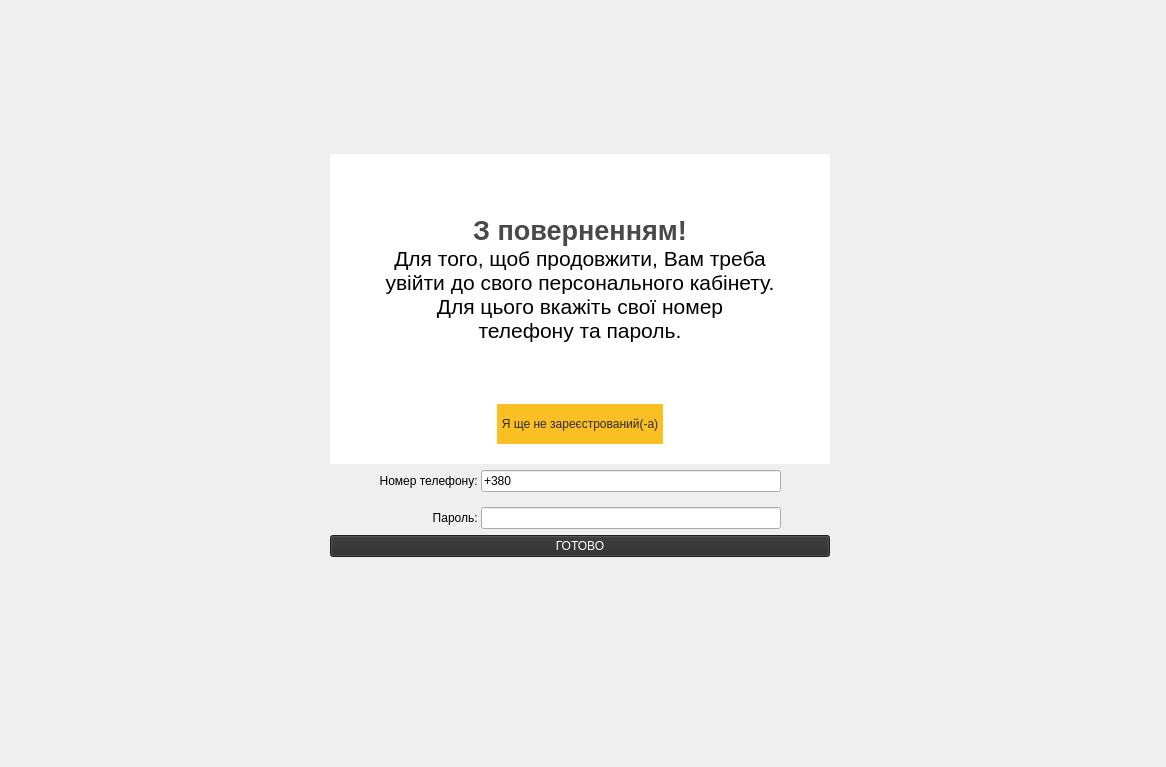
<?xml version="1.0" encoding="UTF-8"?>
<ui version="4.0">
 <class>AuthorizTeacher</class>
 <widget class="QDialog" name="AuthorizTeacher">
  <property name="geometry">
   <rect>
    <x>0</x>
    <y>0</y>
    <width>1166</width>
    <height>767</height>
   </rect>
  </property>
  <property name="windowTitle">
   <string>Dialog</string>
  </property>
  <layout class="QGridLayout" name="gridLayout">
   <item row="5" column="1">
    <spacer name="verticalSpacer_2">
     <property name="orientation">
      <enum>Qt::Vertical</enum>
     </property>
     <property name="sizeHint" stdset="0">
      <size>
       <width>20</width>
       <height>40</height>
      </size>
     </property>
    </spacer>
   </item>
   <item row="1" column="1">
    <layout class="QVBoxLayout" name="verticalLayout">
     <property name="spacing">
      <number>0</number>
     </property>
     <item>
      <widget class="QLabel" name="infoLabel">
       <property name="minimumSize">
        <size>
         <width>500</width>
         <height>250</height>
        </size>
       </property>
       <property name="styleSheet">
        <string notr="true">font: 15pt &quot;Yu Gothic UI Light&quot;;
background-color: rgb(255, 255, 255);</string>
       </property>
       <property name="text">
        <string>&lt;html&gt;&lt;head/&gt;&lt;body&gt;&lt;p align=&quot;center&quot;&gt;&lt;span style=&quot; font-size:20pt; font-weight:600; color:#4a4849;&quot;&gt;З поверненням!&lt;/span&gt;&lt;span style=&quot; font-size:16pt;&quot;&gt;&lt;br/&gt;Для того, щоб продовжити, Вам треба &lt;br/&gt;увійти до свого персонального кабінету.&lt;br/&gt;Для цього вкажіть свої номер &lt;br/&gt;телефону та пароль.&lt;/span&gt;&lt;/p&gt;&lt;/body&gt;&lt;/html&gt;</string>
       </property>
      </widget>
     </item>
     <item>
      <layout class="QHBoxLayout" name="horizontalLayout">
       <property name="spacing">
        <number>0</number>
       </property>
       <item>
        <widget class="QLabel" name="h_spacer_2">
         <property name="styleSheet">
          <string notr="true">background-color: rgb(255, 255, 255);</string>
         </property>
         <property name="text">
          <string/>
         </property>
        </widget>
       </item>
       <item>
        <widget class="QPushButton" name="registrationButton">
         <property name="minimumSize">
          <size>
           <width>0</width>
           <height>40</height>
          </size>
         </property>
         <property name="styleSheet">
          <string notr="true">#registrationButton {

background-color:rgb(250, 191, 35);
color: rgb(45, 44, 44);
font: 10pt &quot;Yu Gothic UI Semilight&quot;;
border: 0px;}

#registrationButton:hover{
background-color: rgb(45, 44, 44);
color: white;
font: 10pt &quot;Yu Gothic UI Semilight&quot;;}</string>
         </property>
         <property name="text">
          <string> Я ще не зареєстрований(-а) </string>
         </property>
        </widget>
       </item>
       <item>
        <widget class="QLabel" name="h_spacer">
         <property name="styleSheet">
          <string notr="true">background-color: rgb(255, 255, 255);</string>
         </property>
         <property name="text">
          <string/>
         </property>
        </widget>
       </item>
      </layout>
     </item>
     <item>
      <widget class="QLabel" name="v_spacer">
       <property name="minimumSize">
        <size>
         <width>0</width>
         <height>20</height>
        </size>
       </property>
       <property name="styleSheet">
        <string notr="true">background-color: rgb(255, 255, 255);</string>
       </property>
       <property name="text">
        <string/>
       </property>
      </widget>
     </item>
    </layout>
   </item>
   <item row="1" column="0">
    <spacer name="horizontalSpacer">
     <property name="orientation">
      <enum>Qt::Horizontal</enum>
     </property>
     <property name="sizeHint" stdset="0">
      <size>
       <width>40</width>
       <height>20</height>
      </size>
     </property>
    </spacer>
   </item>
   <item row="1" column="2">
    <spacer name="horizontalSpacer_2">
     <property name="orientation">
      <enum>Qt::Horizontal</enum>
     </property>
     <property name="sizeHint" stdset="0">
      <size>
       <width>40</width>
       <height>20</height>
      </size>
     </property>
    </spacer>
   </item>
   <item row="2" column="1">
    <layout class="QGridLayout" name="gridLayout_2">
     <property name="horizontalSpacing">
      <number>0</number>
     </property>
     <property name="verticalSpacing">
      <number>15</number>
     </property>
     <item row="2" column="3">
      <spacer name="horizontalSpacer_4">
       <property name="orientation">
        <enum>Qt::Horizontal</enum>
       </property>
       <property name="sizeHint" stdset="0">
        <size>
         <width>40</width>
         <height>20</height>
        </size>
       </property>
      </spacer>
     </item>
     <item row="1" column="1">
      <widget class="QLabel" name="nameLabel">
       <property name="styleSheet">
        <string notr="true">font: 15pt &quot;Yu Gothic UI Light&quot;;</string>
       </property>
       <property name="text">
        <string>Номер телефону: </string>
       </property>
       <property name="alignment">
        <set>Qt::AlignRight|Qt::AlignTrailing|Qt::AlignVCenter</set>
       </property>
      </widget>
     </item>
     <item row="2" column="2">
      <widget class="QLineEdit" name="passwordEdit">
       <property name="styleSheet">
        <string notr="true">font: 15pt &quot;Yu Gothic UI Light&quot;;</string>
       </property>
      </widget>
     </item>
     <item row="1" column="2">
      <widget class="QLineEdit" name="numberEdit">
       <property name="minimumSize">
        <size>
         <width>300</width>
         <height>0</height>
        </size>
       </property>
       <property name="styleSheet">
        <string notr="true">font: 15pt &quot;Yu Gothic UI Light&quot;;</string>
       </property>
       <property name="text">
        <string>+380</string>
       </property>
      </widget>
     </item>
     <item row="2" column="1">
      <widget class="QLabel" name="passwordLabel">
       <property name="styleSheet">
        <string notr="true">font: 15pt &quot;Yu Gothic UI Light&quot;;</string>
       </property>
       <property name="text">
        <string>Пароль: </string>
       </property>
       <property name="alignment">
        <set>Qt::AlignRight|Qt::AlignTrailing|Qt::AlignVCenter</set>
       </property>
      </widget>
     </item>
     <item row="1" column="3">
      <spacer name="horizontalSpacer_3">
       <property name="orientation">
        <enum>Qt::Horizontal</enum>
       </property>
       <property name="sizeHint" stdset="0">
        <size>
         <width>40</width>
         <height>20</height>
        </size>
       </property>
      </spacer>
     </item>
     <item row="1" column="0">
      <spacer name="horizontalSpacer_5">
       <property name="orientation">
        <enum>Qt::Horizontal</enum>
       </property>
       <property name="sizeHint" stdset="0">
        <size>
         <width>40</width>
         <height>20</height>
        </size>
       </property>
      </spacer>
     </item>
     <item row="2" column="0">
      <spacer name="horizontalSpacer_6">
       <property name="orientation">
        <enum>Qt::Horizontal</enum>
       </property>
       <property name="sizeHint" stdset="0">
        <size>
         <width>40</width>
         <height>20</height>
        </size>
       </property>
      </spacer>
     </item>
    </layout>
   </item>
   <item row="0" column="1">
    <spacer name="verticalSpacer">
     <property name="orientation">
      <enum>Qt::Vertical</enum>
     </property>
     <property name="sizeHint" stdset="0">
      <size>
       <width>20</width>
       <height>40</height>
      </size>
     </property>
    </spacer>
   </item>
   <item row="4" column="1">
    <layout class="QHBoxLayout" name="horizontalLayout_2"/>
   </item>
   <item row="3" column="1">
    <widget class="QPushButton" name="readyButton">
     <property name="styleSheet">
      <string notr="true">#readyButton {
background-color: rgb(45, 44, 44);
color: white;
font: 18pt &quot;Yu Gothic UI Semilight&quot;;}

#readyButton:hover{
background-color:rgb(250, 191, 35);
color: rgb(45, 44, 44);
font: 18pt &quot;Yu Gothic UI Semilight&quot;;
border: 0px;}</string>
     </property>
     <property name="text">
      <string>ГОТОВО</string>
     </property>
    </widget>
   </item>
   <item row="6" column="2">
    <layout class="QHBoxLayout" name="horizontalLayout_3">
     <item>
      <widget class="QLabel" name="label">
       <property name="minimumSize">
        <size>
         <width>200</width>
         <height>50</height>
        </size>
       </property>
       <property name="styleSheet">
        <string notr="true">image: url(:/res/img/title.png);
</string>
       </property>
       <property name="text">
        <string/>
       </property>
      </widget>
     </item>
    </layout>
   </item>
  </layout>
 </widget>
 <resources/>
 <connections/>
</ui>
